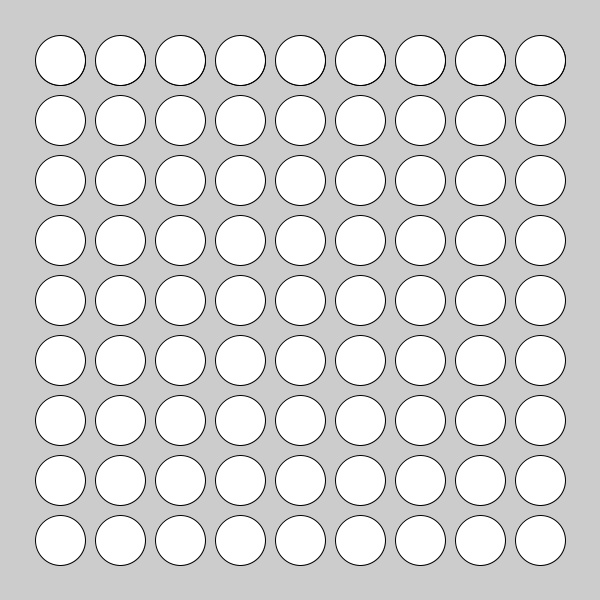
Frame 1 (no input)
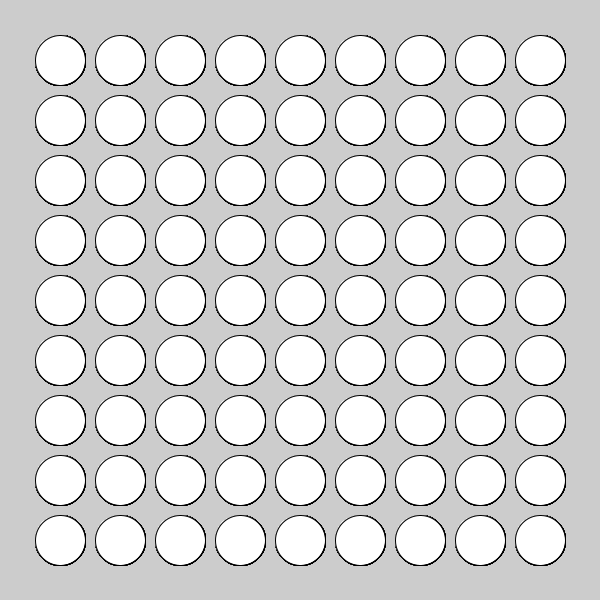
Frame 60 (the mouse pressed at the canvas centre just before this capture)
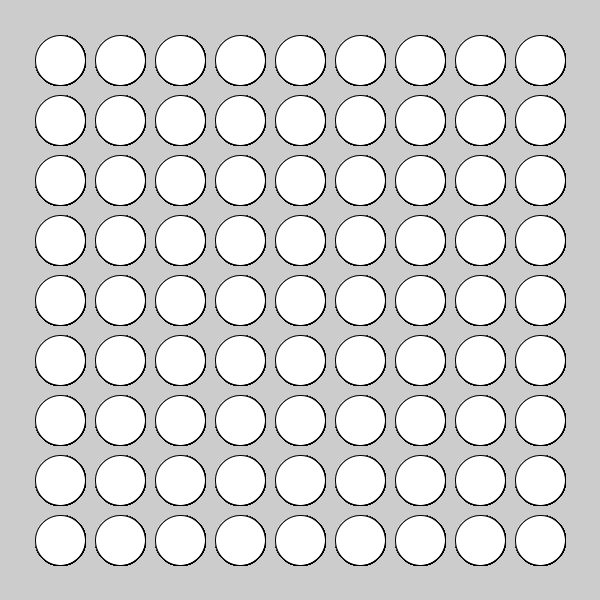
Frame 120 (the mouse held since frame 60 and released just before this capture)

The Processing sketch that drew these frames (run headless with seeded random() and noise(); from frame 60 on, the mouse is pressed at the canvas centre):

// Processing sketch: nestedLoop_practiceMidterm
// ── nestedLoop_practiceMidterm.pde
void setup() {
  size(600, 600);
}

void draw() {
  for (int i = 1; i < 10; i++) {
      ellipse(i * 60, 60, 50, 50); //controls x position only
     for (int j = 1; j < 10; j++) {
        ellipse(i * 60, j * 60, 50, 50); // controls y position so we cover the canvas now
        //i * 60 and j * 60 make them spread out on the canvas
      }
    }
  }
